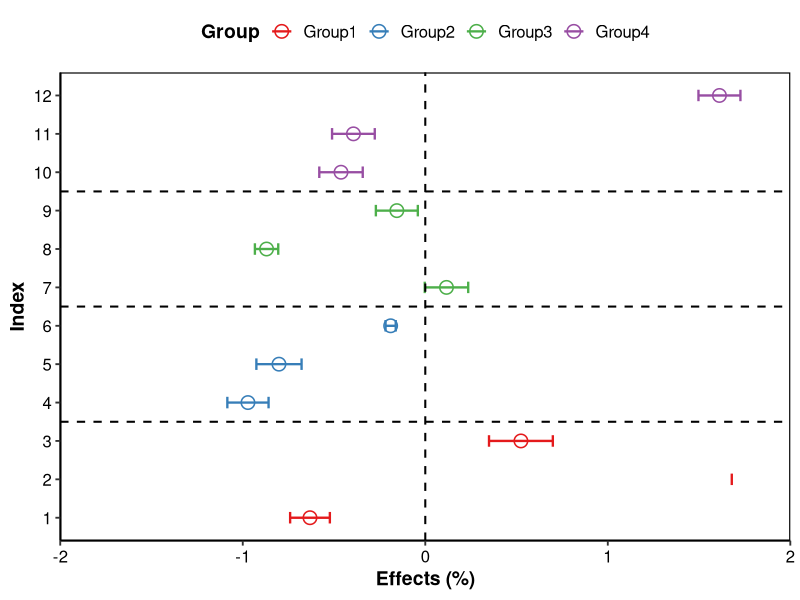
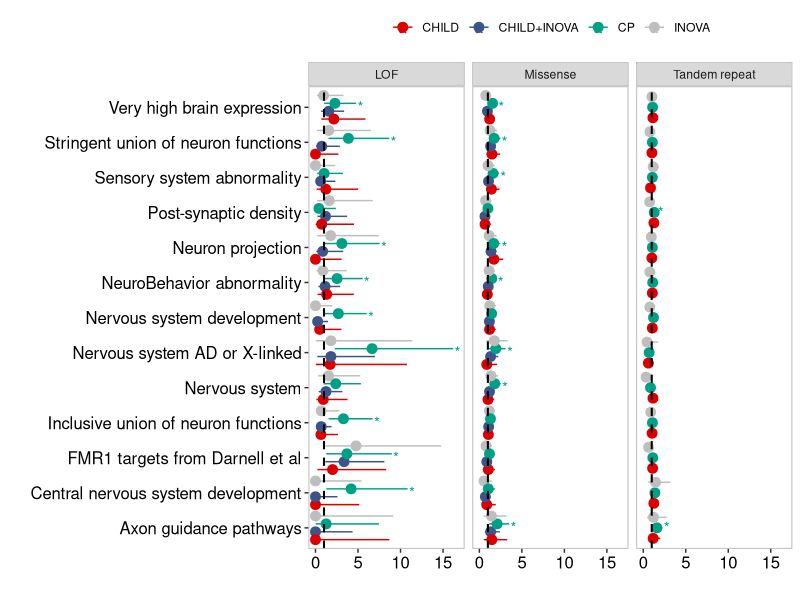

These figures' R source, in order:
## ---- chunk 1
knitr::opts_chunk$set(
  collapse = T, echo=T, comment="#>", message=F, warning=F,
	fig.align="center", fig.width=5, fig.height=3, dpi=150)
## ---- chunk 2
# 基于CRAN安装R包，检测没有则安装
p_list = c("ggplot2", "RColorBrewer")
for(p in p_list){if (!requireNamespace(p)){install.packages(p)}
    library(p, character.only = TRUE, quietly = TRUE, warn.conflicts = FALSE)}

# 加载R包 Load the package
suppressWarnings(suppressMessages(library(ggplot2)))
suppressWarnings(suppressMessages(library(RColorBrewer)))
## ---- chunk 3
# Load data
# 读入数据
df <- read.csv("data/test_otu.csv", row.names = 1)

# Construct dataframe
# 处理数据
plot_data <- df[101:112, c(7, 12)]
colnames(plot_data) <- c("Microbes", "error_bar")
plot_data <- as.data.frame(scale(plot_data))
plot_data$error_bar <- plot_data$error_bar / 5

# Select data for Y axis
plot_data$Factor <- factor(1:12)

# Set group and color
plot_data$Group <- factor(rep(c("Group1", "Group2", "Group3", "Group4"), each = 3))

# Define color palette
color_palette <- brewer.pal(4, "Set1")

# Plot
# 绘图
p1 <- ggplot(plot_data, aes(x = Microbes, y = Factor, color = Group)) +
  geom_point(size = 4, shape = 21, fill = "white", stroke = 0.8) + # Larger point size with border
  geom_errorbar(aes(xmin = Microbes - error_bar, xmax = Microbes + error_bar), 
                width = 0.3, size = 0.8) + # Error bars with adjusted width and size
  labs(y = "Index", x = "Effects (%)") +
  geom_vline(xintercept = 0, linetype = "dashed", color = "black", size = 0.7) +
  geom_hline(yintercept = c(3.5, 6.5, 9.5), linetype = "dashed", color = "black", size = 0.7) +
  scale_x_continuous(expand = c(0, 0), limits = c(-2, 2)) +
  scale_color_manual(values = color_palette) +
  theme_classic(base_size = 14) + # Use a classic theme for a clean look
  theme(
    panel.grid.major = element_blank(), # Remove major grid lines
    panel.grid.minor = element_blank(), # Remove minor grid lines
    axis.text = element_text(color = 'black', size = 12),
    axis.title = element_text(size = 14, face = "bold"),
    legend.position = "top",
    legend.title = element_text(size = 14, face = "bold"),
    legend.text = element_text(size = 12),
    plot.title = element_text(size = 16, face = "bold", hjust = 0.5),
    panel.border = element_rect(color = "black", fill = NA, size = 0.8) # Add border around the plot
  )

# Save the plot
# 图保存
ggsave(filename = "results/Error_bar_plot01.pdf", plot = p1, width = 8, height = 6, useDingbats = FALSE, limitsize = FALSE)

# Display the plot
#print(p1)
## ---- chunk 4
# 加载数据
# Load data
df <- read.csv("data/41588_2024_1686_MOESM7_ESM.csv")

# 基础绘图
# Basic plot
p <- ggplot(data = df, aes(x = OR, y = geneset, fill = set)) +
  geom_errorbarh(aes(xmin = lower, xmax = upper, color = set), height = 0, show.legend = FALSE, position = position_dodge(0.9)) +
  geom_point(position = position_dodge(0.9), aes(color = set), size = 3, show.legend = TRUE)

# 美化图形
# Enhance plot appearance
p2 <- ggplot(data = df, aes(x = OR, y = geneset, fill = set, color = set)) +
  geom_errorbarh(aes(xmin = lower, xmax = upper), height = 0, show.legend = TRUE, position = position_dodge(0.9)) +
  geom_point(position = position_dodge(0.9), size = 3) +
  geom_vline(xintercept = 0.5, linetype = "dashed", color = "gray", size = 0.7) +
  scale_fill_manual(values = c("#DC0000FF", "#3C5488FF", "#00A087FF", "gray")) +
  scale_color_manual(values = c("#DC0000FF", "#3C5488FF", "#00A087FF", "gray")) +
  theme(panel.grid = element_blank(), 
        panel.background = element_blank(), 
        panel.border = element_rect(color = "gray", fill = NA, size = 0.7),
        axis.text.x = element_text(size = 12, color = "black", angle = 0, margin = margin(t = 2)), # 设置X轴刻度文本与刻度线距离
        axis.text.y = element_text(size = 12, colour = "black"),
        axis.title.y = element_text(size = 14),
        axis.ticks.length = unit(0.1, "cm")) +
  labs(x = "", y = "") +
  guides(color = guide_legend(title = NULL), fill = guide_legend(title = NULL))

# 分面及分面标签
# Facet and facet labels
vline_data <- data.frame(
  group = c("LOF", "Missense", "Tandem repeat"),  # 替换为你的分面组
  xintercept = c(1, 1, 1)  # 对应的垂直线位置
)

# 完整图形，包括分面和标签
# Complete plot with facets and labels
p3 <- ggplot(data = df, aes(x = OR, y = geneset, fill = set, color = set)) +
  geom_errorbarh(aes(xmin = lower, xmax = upper), height = 0, show.legend = TRUE, position = position_dodge(0.9)) +
  geom_point(position = position_dodge(0.9), size = 3) +
  geom_vline(data = vline_data, aes(xintercept = xintercept), linetype = "dashed", color = "black", size = 0.7) +
  facet_wrap(~variant) +
  # geom_text(data = ann_text,label="*") +
  scale_fill_manual(values = c("#DC0000FF", "#3C5488FF", "#00A087FF", "gray")) +
  scale_color_manual(values = c("#DC0000FF", "#3C5488FF", "#00A087FF", "gray")) +
  theme(panel.grid = element_blank(),
        panel.background = element_blank(),
        panel.border = element_rect(color = "gray", fill = NA, size = 0.7),
        axis.text.x = element_text(size = 12, color = "black", angle = 0, margin = margin(t = 2)),
        axis.text.y = element_text(size = 12, colour = "black"),
        axis.title.y = element_text(size = 14),
        axis.ticks.length = unit(0.1, "cm"),
        legend.position = "top",
        legend.direction = "horizontal",
        strip.background = element_rect(color = "gray")) +
  geom_text(aes(label = significant, x = upper + 0.5)) +
  labs(x = "", y = "") +
  guides(color = guide_legend(title = NULL), fill = guide_legend(title = NULL))

# 保存图形
# Save plot
ggsave(filename = "results/Error_bar_plot02.pdf", plot = p3, width = 10, height = 7, useDingbats = FALSE, limitsize = FALSE)
